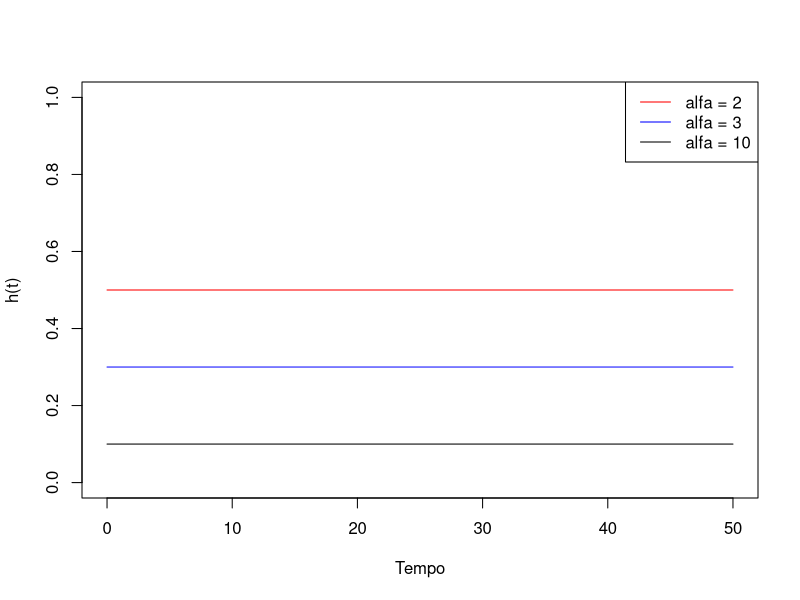
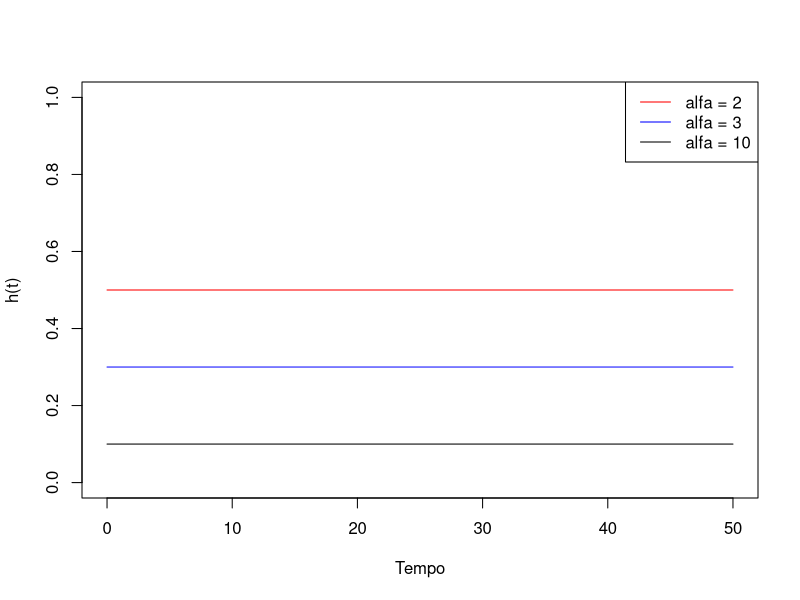
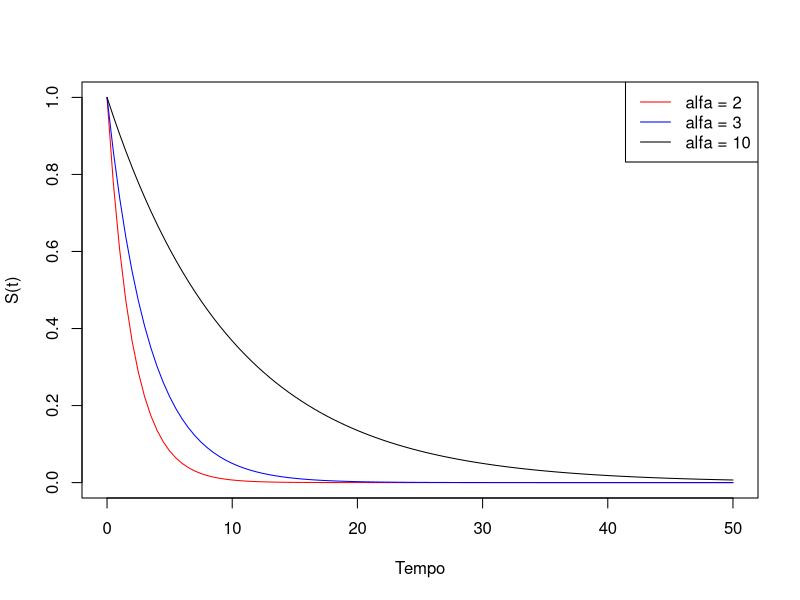
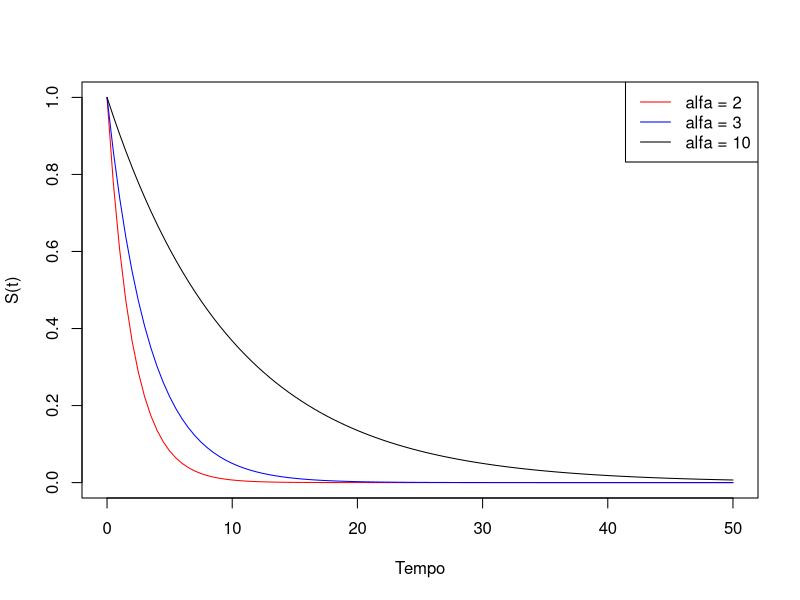
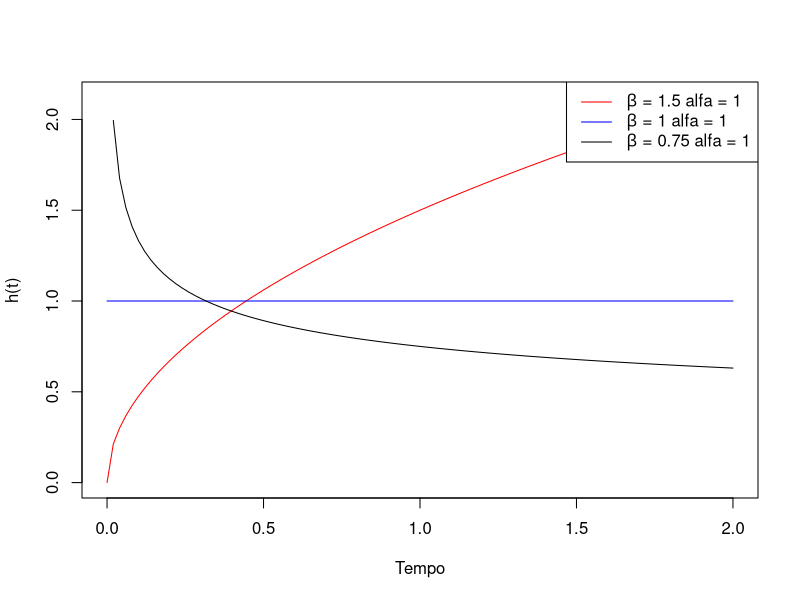
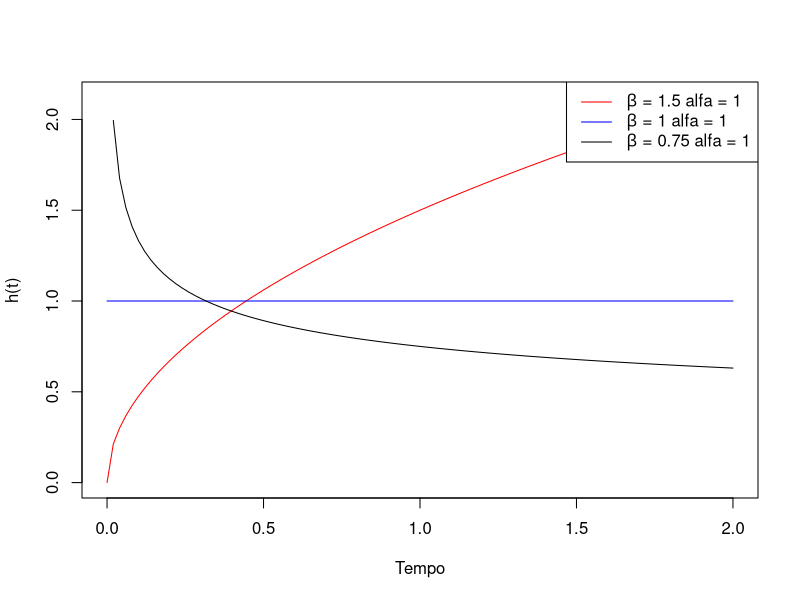
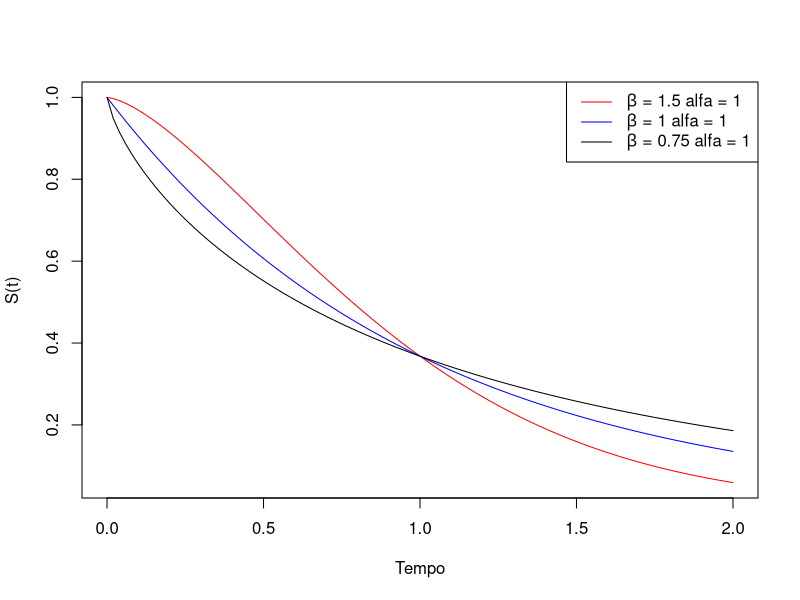
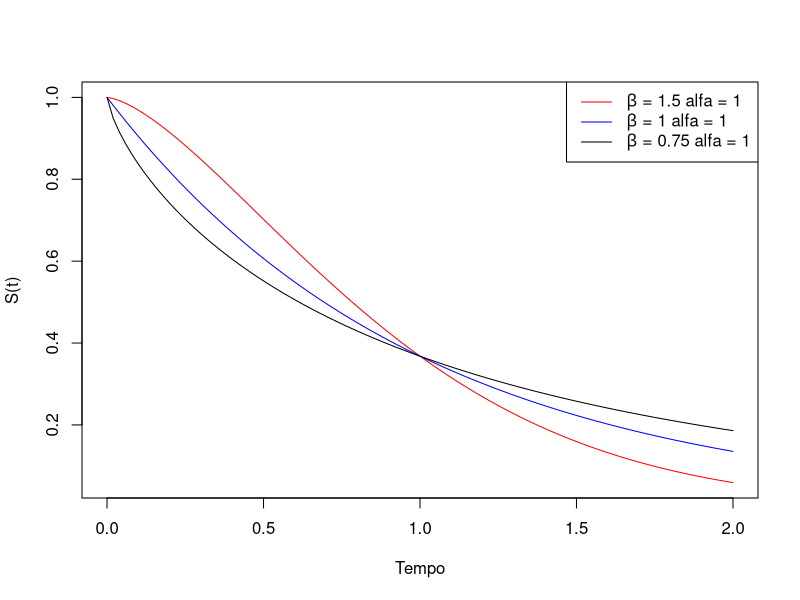

Generate these figures, in order, with R:
## ---- chunk 1
#| echo: true
#| output-location: column
expHaz <- function(x, rate) { 
  dexp(x, rate=rate)/
    pexp(x, rate=rate, lower.tail=F)
}
curve(expHaz(x, rate=0.5), from=0, to=50,
      ylab="h(t)", xlab="Tempo", 
      col="red", ylim=c(0,1))
curve(expHaz(x, rate=0.3), from=0, to=50, 
      ylab="h(t)", xlab="Tempo",
      col="blue", add = T)
curve(expHaz(x, rate=0.1), from=0, to=50,
      ylab="h(t)", xlab="Tempo", 
      col="black", add=T)
legend("topright", 
       legend = c(expression(paste(alfa, " = ", 2)),
                  expression(paste(alfa, " = ", 3)),
                  expression(paste(alfa, " = ", 10))),
                   lty=1, col = c("red","blue","black"))
## ---- chunk 2
#| echo: false
#| fig-width: 10
#| fig-height: 4.5
expHaz <- function(x, rate) { 
  dexp(x, rate=rate)/
    pexp(x, rate=rate, lower.tail=F)
}
curve(expHaz(x, rate=0.5), from=0, to=50,
      ylab="h(t)", xlab="Tempo", 
      col="red", ylim=c(0,1))
curve(expHaz(x, rate=0.3), from=0, to=50, 
      ylab="h(t)", xlab="Tempo",
      col="blue", add = T)
curve(expHaz(x, rate=0.1), from=0, to=50,
      ylab="h(t)", xlab="Tempo", 
      col="black", add=T)
legend("topright", 
       legend = c(expression(paste(alfa, " = ", 2)),
                  expression(paste(alfa, " = ", 3)),
                  expression(paste(alfa, " = ", 10))),
                   lty=1, col = c("red","blue","black"))
## ---- chunk 3
#| echo: true
#| output-location: column
expSurv <- function(x, rate) { 
  pexp(x, rate=rate, lower.tail=F)
}
curve(expSurv(x, rate=0.5), from=0, to=50,
      ylab="S(t)", xlab="Tempo", col="red")
curve(expSurv(x, rate=0.3), from=0, to=50,
      ylab="S(t)", xlab="Tempo", col="blue", add=T)
curve(expSurv(x, rate=0.1), from=0, to=50,
      ylab="S(t)", xlab="Tempo", col="black", add=T)
legend("topright", 
       legend = c(expression(paste(alfa, " = ", 2)),
                  expression(paste(alfa, " = ", 3)),
                  expression(paste(alfa, " = ", 10))),
       lty=1, col = c("red","blue","black"))
## ---- chunk 4
#| echo: false
expSurv <- function(x, rate) { 
  pexp(x, rate=rate, lower.tail=F)
}
curve(expSurv(x, rate=0.5), from=0, to=50,
      ylab="S(t)", xlab="Tempo", col="red")
curve(expSurv(x, rate=0.3), from=0, to=50,
      ylab="S(t)", xlab="Tempo", col="blue", add=T)
curve(expSurv(x, rate=0.1), from=0, to=50,
      ylab="S(t)", xlab="Tempo", col="black", add=T)
legend("topright", 
       legend = c(expression(paste(alfa, " = ", 2)),
                  expression(paste(alfa, " = ", 3)),
                  expression(paste(alfa, " = ", 10))),
       lty=1, col = c("red","blue","black"))
## ---- chunk 5
#| echo: true
#| output-location: column
weibHaz <- function(x, shape, scale) { 
  dweibull(x, shape=shape, scale=scale)/
  pweibull(x, shape=shape, scale=scale,
           lower.tail=F)
}
curve(weibHaz(x, shape=1.5, scale=1), 
      from=0, to=2,
      ylab="h(t)", xlab="Tempo", col="red")
curve(weibHaz(x, shape=1, scale=1), 
      from=0, to=2, 
      ylab="h(t)", xlab="Tempo", col="blue", 
      add = T)
curve(weibHaz(x, shape=0.75, scale=1), 
      from=0, to=2,
      ylab="h(t)", xlab="Tempo", col="black", 
      add=T)
legend("topright", 
   legend = c(expression(paste(beta, " = ", 1.5," ",
                                   alfa, " = ", 1)),
              expression(paste(beta, " = ", 1," ",
                                    alfa, " = ", 1)),
              expression(paste(beta, " = ", 0.75," ",
                                    alfa, " = ", 1))),
       lty=1, col = c("red","blue","black"))
## ---- chunk 6
#| echo: false
weibHaz <- function(x, shape, scale) { 
  dweibull(x, shape=shape, scale=scale)/
  pweibull(x, shape=shape, scale=scale,
           lower.tail=F)
}
curve(weibHaz(x, shape=1.5, scale=1), 
      from=0, to=2,
      ylab="h(t)", xlab="Tempo", col="red")
curve(weibHaz(x, shape=1, scale=1), 
      from=0, to=2, 
      ylab="h(t)", xlab="Tempo", col="blue", 
      add = T)
curve(weibHaz(x, shape=0.75, scale=1), 
      from=0, to=2,
      ylab="h(t)", xlab="Tempo", col="black", 
      add=T)
legend("topright", 
   legend = c(expression(paste(beta, " = ", 1.5," ",
                                   alfa, " = ", 1)),
              expression(paste(beta, " = ", 1," ",
                                    alfa, " = ", 1)),
              expression(paste(beta, " = ", 0.75," ",
                                    alfa, " = ", 1))),
       lty=1, col = c("red","blue","black"))
## ---- chunk 7
#| echo: true
#| output-location: column
weibSurv <- function(x, shape, scale) {
  pweibull(x, shape=shape, scale=scale,
           lower.tail=F)
}
curve(weibSurv(x, shape=1.5, scale=1), from=0, to=2,
      ylab="S(t)", xlab="Tempo", col="red")
curve(weibSurv(x, shape=1, scale=1), from=0, to=2,
      ylab="S(t)", xlab="Tempo", col="blue", add=T)
curve(weibSurv(x, shape=0.75, scale=1), from=0, to=2,
      ylab="S(t)", xlab="Tempo", col="black", add=T)
legend("topright", 
       legend = c(expression(paste(beta, " = ", 1.5," ",
                                       alfa, " = ", 1)),
                  expression(paste(beta, " = ", 1," ",
                                       alfa, " = ", 1)),
         expression(paste(beta, " = ", 0.75," ",
                                      alfa, " = ", 1))),
       lty=1, col = c("red","blue","black"))
## ---- chunk 8
#| echo: false
weibSurv <- function(x, shape, scale) {
  pweibull(x, shape=shape, scale=scale,
           lower.tail=F)
}
curve(weibSurv(x, shape=1.5, scale=1), from=0, to=2,
      ylab="S(t)", xlab="Tempo", col="red")
curve(weibSurv(x, shape=1, scale=1), from=0, to=2,
      ylab="S(t)", xlab="Tempo", col="blue", add=T)
curve(weibSurv(x, shape=0.75, scale=1), from=0, to=2,
      ylab="S(t)", xlab="Tempo", col="black", add=T)
legend("topright", 
       legend = c(expression(paste(beta, " = ", 1.5," ",
                                       alfa, " = ", 1)),                                    expression(paste(beta, " = ", 1," ",
                                       alfa, " = ", 1)),
         expression(paste(beta, " = ", 0.75," ",
                                      alfa, " = ", 1))),
       lty=1, col = c("red","blue","black"))
## ---- chunk 9
#| echo: true
#| output-location: column
logHaz <- function(x, meanlog, sdlog) {
  dlnorm(x, meanlog=meanlog, sdlog=sdlog)/
  plnorm(x, meanlog=meanlog, sdlog=sdlog, 
         lower.tail=F)
}
curve(logHaz(x, meanlog=0, sdlog=0.5), from=0, to=log(80),
      ylab="h(t)", xlab="log(Tempo)", 
      col="red", ylim=c(0,3.0))
curve(logHaz(x, meanlog=1, sdlog=0.7), from=0, to=log(80),
      ylab="h(t)", xlab="Log(Tempo)", 
      col="blue", add=T)
curve(logHaz(x, meanlog=1, sdlog=1.0), from=0, to=log(80),
      ylab="h(t)", xlab="Log(Tempo)", 
      col="black", add=T)
legend("topright", c("lnorm(0,0.5)", "lnorm(1,0.7)", 
                     "lnorm(1,1)"), lty=1, 
       col = c("red","blue","black"))
## ---- chunk 10
#| echo: false
logHaz <- function(x, meanlog, sdlog) {
  dlnorm(x, meanlog=meanlog, sdlog=sdlog)/
  plnorm(x, meanlog=meanlog, sdlog=sdlog, 
         lower.tail=F)
}
curve(logHaz(x, meanlog=0, sdlog=0.5), from=0, to=log(80),
      ylab="h(t)", xlab="log(Tempo)", 
      col="red", ylim=c(0,3.0))
curve(logHaz(x, meanlog=1, sdlog=0.7), from=0, to=log(80),
      ylab="h(t)", xlab="Log(Tempo)", 
      col="blue", add=T)
curve(logHaz(x, meanlog=1, sdlog=1.0), from=0, to=log(80),
      ylab="h(t)", xlab="Log(Tempo)", 
      col="black", add=T)
legend("topright", c("lnorm(0,0.5)", "lnorm(1,0.7)", 
                     "lnorm(1,1)"), lty=1, 
       col = c("red","blue","black"))
## ---- chunk 11
#| echo: true
#| output-location: column
logSurv <- function(x, meanlog, sdlog) {
  plnorm(x, meanlog=meanlog, sdlog=sdlog, 
         lower.tail=F)
}
curve(logSurv(x, meanlog=0, sdlog=0.5), 
      from=0, to=log(80),
      ylab="S(t)", xlab="Log(Tempo)",
      col="red")
curve(logSurv(x, meanlog=1, sdlog=0.7), 
      from=0, to=log(80),
      ylab="S(t)", xlab="Log(Tempo)", 
      col="blue", add=T)
curve(logSurv(x, meanlog=1, sdlog=1.0),
      from=0, to=log(80),
      ylab="S(t)", xlab="Log(Tempo)",
      col="black", add=T)
legend("topright", c("lnorm(0,0.5)", 
                     "lnorm(1,0.7)", 
                     "lnorm(1,1)"),
       lty=1, col = c("red","blue","black"))
## ---- chunk 12
#| echo: false
logSurv <- function(x, meanlog, sdlog) {
  plnorm(x, meanlog=meanlog, sdlog=sdlog, 
         lower.tail=F)
}
curve(logSurv(x, meanlog=0, sdlog=0.5), 
      from=0, to=log(80),
      ylab="S(t)", xlab="Log(Tempo)",
      col="red")
curve(logSurv(x, meanlog=1, sdlog=0.7), 
      from=0, to=log(80),
      ylab="S(t)", xlab="Log(Tempo)", 
      col="blue", add=T)
curve(logSurv(x, meanlog=1, sdlog=1.0),
      from=0, to=log(80),
      ylab="S(t)", xlab="Log(Tempo)",
      col="black", add=T)
legend("topright", c("lnorm(0,0.5)", 
                     "lnorm(1,0.7)", 
                     "lnorm(1,1)"),
       lty=1, col = c("red","blue","black"))
## ---- chunk 13
#| echo: true
#| output-location: column

llogisHaz <- function(x, alfa, beta) {
  haz <- beta/alfa*(x/alfa)^(beta-1)/(1+(x/alfa)^beta)  
}
curve(llogisHaz(x, alfa=1, beta=0.5), from=0, to=log(80),
      ylab="h(t)", xlab="Log(Tempo)", col="red")
curve(llogisHaz(x, alfa=1., beta=1), from=0, to=log(80),
      ylab="h(t)", xlab="Log(Tempo)", col="blue", add=T)
curve(llogisHaz(x, alfa=1., beta=3), from=0, to=log(80),
      ylab="h(t)", xlab="Log(Tempo)", col="black", add=T)
legend("topright", c("llogis(1, 0.5)", "llogis(1,1)",
                     "llogis(1,3)"),
       lty=1, col = c("red","blue","black"))
## ---- chunk 14
#| echo: false

llogisHaz <- function(x, alfa, beta) {
  haz <- beta/alfa*(x/alfa)^(beta-1)/(1+(x/alfa)^beta)  
}
curve(llogisHaz(x, alfa=1, beta=0.5), from=0, to=log(80),
      ylab="h(t)", xlab="Log(Tempo)", col="red")
curve(llogisHaz(x, alfa=1., beta=1), from=0, to=log(80),
      ylab="h(t)", xlab="Log(Tempo)", col="blue", add=T)
curve(llogisHaz(x, alfa=1., beta=3), from=0, to=log(80),
      ylab="h(t)", xlab="Log(Tempo)", col="black", add=T)
legend("topright", c("llogis(1, 0.5)", "llogis(1,1)",
                     "llogis(1,3)"),
       lty=1, col = c("red","blue","black"))
## ---- chunk 15
#| echo: true
#| output-location: column

llogisSurv <- function(x, alfa, beta) {
          surv <- 1/(1+(x/alfa)^beta)  
}
curve(llogisSurv(x, alfa=1, beta=0.5), 
      from=0, to=log(80),
      ylab="S(t)", xlab="Log(Tempo)", 
      col="red", ylim=c(0,1))
curve(llogisSurv(x, alfa=1, beta=1), 
      from=0, to=log(80),
      ylab="S(t)", xlab="Log(Tempo)", 
      col="blue", add=T)
curve(llogisSurv(x, alfa=1, beta=3), 
      from=0, to=log(80),
      ylab="S(t)", xlab="Log(Tempo)", 
      col="black", add=T)
legend("topright", c("llogis(1, 0.5)", 
                     "llogis(1,1)", 
                     "llogis(1,3)"),
       lty=1, col = c("red","blue","black"))
## ---- chunk 16
#| echo: false

llogisSurv <- function(x, alfa, beta) {
          surv <- 1/(1+(x/alfa)^beta)  
}
curve(llogisSurv(x, alfa=1, beta=0.5), 
      from=0, to=log(80),
      ylab="S(t)", xlab="Log(Tempo)", 
      col="red", ylim=c(0,1))
curve(llogisSurv(x, alfa=1, beta=1), 
      from=0, to=log(80),
      ylab="S(t)", xlab="Log(Tempo)", 
      col="blue", add=T)
curve(llogisSurv(x, alfa=1, beta=3), 
      from=0, to=log(80),
      ylab="S(t)", xlab="Log(Tempo)", 
      col="black", add=T)
legend("topright", c("llogis(1, 0.5)", 
                     "llogis(1,1)", 
                     "llogis(1,3)"),
       lty=1, col = c("red","blue","black"))
